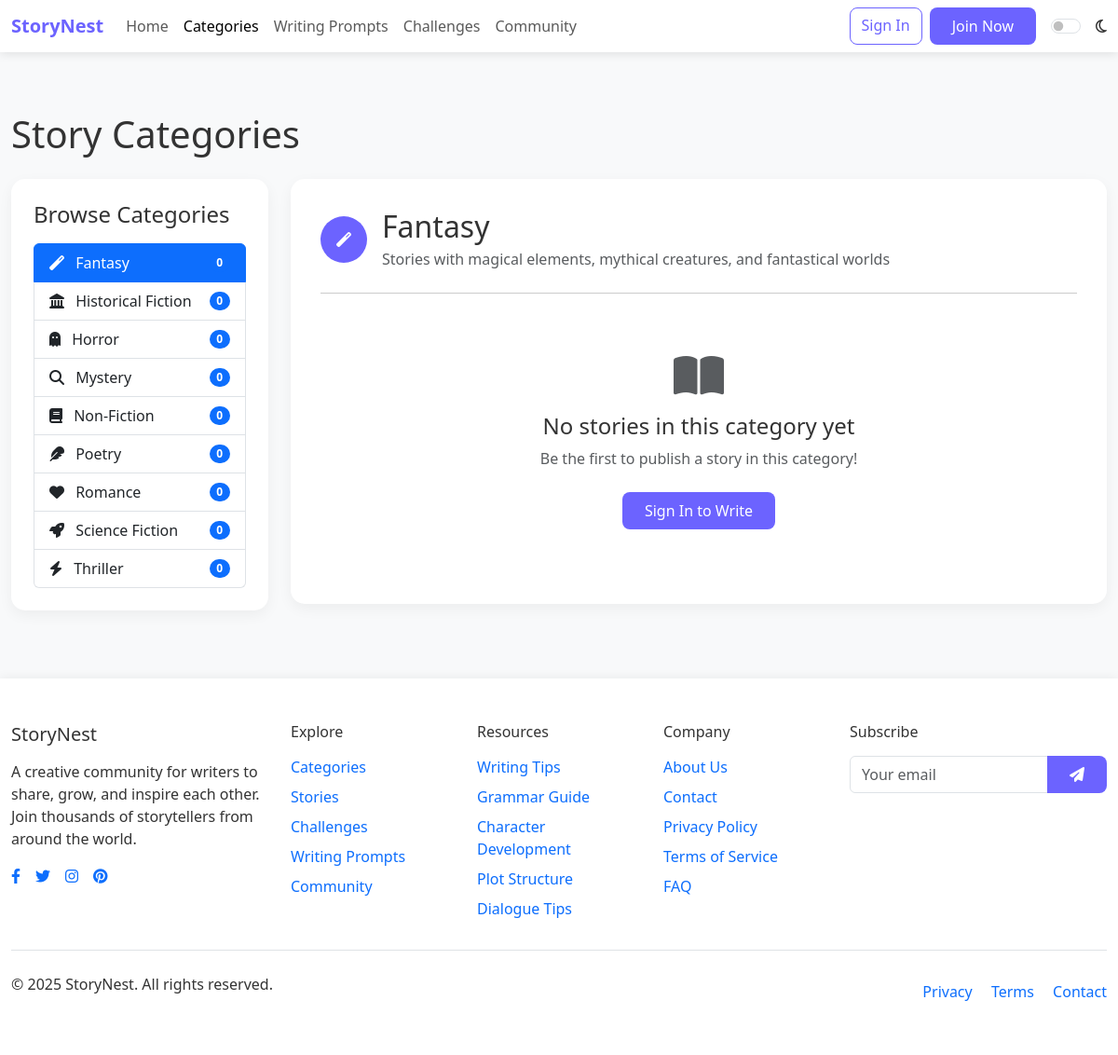
Screenshot of /categories.php?id=1 with the database file from the repository.
### tables this page shows
CREATE TABLE IF NOT EXISTS categories (
    id INT PRIMARY KEY AUTO_INCREMENT,
    name VARCHAR(50) NOT NULL,
    description TEXT,
    icon VARCHAR(50)
);

### config.php (called while the page is built, shortened)
<?php
function isLoggedIn() {
    return isset($_SESSION['user_id']);
}
?>

### categories.php (the view, shortened to what this page needs)
<?php
require_once "config.php";
try {
    $stmt = $conn->prepare("
        SELECT c.*, COUNT(s.id) as story_count
        FROM categories c
        LEFT JOIN stories s ON c.id = s.category_id AND s.status = 'published'
        GROUP BY c.id
        ORDER BY c.name
    ");
    $stmt->execute();
    $categories = $stmt->fetchAll();
} catch(PDOException $e) {
    $categories = [];
}
$selected_category = null;
$category_stories = [];
if (isset($_GET['id']) && !empty($_GET['id'])) {
    $category_id = $_GET['id'];
    try {
        $stmt = $conn->prepare("SELECT * FROM categories WHERE id = :id");
        $stmt->bindParam(':id', $category_id);
        $stmt->execute();
        if ($stmt->rowCount() > 0) {
            $selected_category = $stmt->fetch();
            $stmt = $conn->prepare("
                SELECT s.*, u.username, u.display_name, u.profile_image,
                       (SELECT COUNT(*) FROM likes WHERE story_id = s.id) as likes_count,
                       (SELECT COUNT(*) FROM comments WHERE story_id = s.id) as comments_count
                FROM stories s
                JOIN users u ON s.user_id = u.id
                WHERE s.category_id = :category_id AND s.status = 'published'
                ORDER BY s.created_at DESC
                LIMIT 20
            ");
            $stmt->bindParam(':category_id', $category_id);
            $stmt->execute();
            $category_stories = $stmt->fetchAll();
        }
    } catch(PDOException $e) {
    }
}
include_once "includes/header.php";
?>
<div class="container py-5">
    <h1 class="mb-4">Story Categories</h1>
    <div class="row">
        <div class="col-lg-3">
            <div class="sidebar-container">
                <h4 class="mb-3">Browse Categories</h4>
                <div class="list-group">
                    <?php foreach ($categories as $category): ?>
                        <a href="categories.php?id=<?php echo $category['id']; ?>" class="list-group-item list-group-item-action d-flex justify-content-between align-items-center <?php echo (isset($selected_category) && $selected_category['id'] == $category['id']) ? 'active' : ''; ?>">
                            <div>
                                <i class="fas <?php echo htmlspecialchars($category['icon']); ?> me-2"></i>
                                <?php echo htmlspecialchars($category['name']); ?>
                            </div>
                            <span class="badge bg-primary rounded-pill"><?php echo $category['story_count']; ?></span>
                        </a>
                    <?php endforeach; ?>
                </div>
            </div>
        </div>
        <div class="col-lg-9">
            <?php if ($selected_category): ?>
                <div class="editor-container">
                    <div class="d-flex align-items-center mb-4">
                        <div class="category-icon me-3">
                            <i class="fas <?php echo htmlspecialchars($selected_category['icon']); ?>"></i>
                        </div>
                        <div>
                            <h2 class="mb-1"><?php echo htmlspecialchars($selected_category['name']); ?></h2>
                            <p class="text-muted mb-0"><?php echo htmlspecialchars($selected_category['description']); ?></p>
                        </div>
                    </div>
                    <hr>
                    <?php if (count($category_stories) > 0): ?>
                        <div class="row">
                            <?php foreach ($category_stories as $story): ?>
                                <div class="col-md-6 mb-4">
                                    <div class="card h-100">
                                        <div class="card-body">
                                            <h5 class="card-title"><?php echo htmlspecialchars($story['title']); ?></h5>
                                            <p class="story-meta mb-3">
                                                <span class="me-3"><i class="fas fa-user me-1"></i> <?php echo htmlspecialchars($story['display_name'] ?: $story['username']); ?></span>
                                                <span><i class="fas fa-calendar me-1"></i> <?php echo date('M j, Y', strtotime($story['created_at'])); ?></span>
                                            </p>
                                            <p class="card-text"><?php echo htmlspecialchars(substr(strip_tags($story['excerpt'] ?: $story['content']), 0, 120) . '...'); ?></p>
                                        </div>
                                        <div class="card-footer bg-transparent border-0">
                                            <div class="d-flex justify-content-between align-items-center">
                                                <a href="story.php?id=<?php echo $story['id']; ?>" class="btn btn-sm btn-outline-primary">Read</a>
                                                <div>
                                                    <span class="me-2"><i class="fas fa-heart me-1"></i> <?php echo $story['likes_count']; ?></span>
                                                    <span><i class="fas fa-comment me-1"></i> <?php echo $story['comments_count']; ?></span>
                                                </div>
                                            </div>
                                        </div>
                                    </div>
                                </div>
                            <?php endforeach; ?>
                        </div>
                    <?php else: ?>
                        <div class="text-center py-5">
                            <div class="mb-3">
                                <i class="fas fa-book-open text-muted" style="font-size: 3rem;"></i>
                            </div>
                            <h4>No stories in this category yet</h4>
                            <p class="text-muted">Be the first to publish a story in this category!</p>
                            <?php if (isLoggedIn()): ?>
                                <a href="create-story.php" class="btn btn-primary mt-2">Write a Story</a>
                            <?php else: ?>
                                <a href="login.php" class="btn btn-primary mt-2">Sign In to Write</a>
                            <?php endif; ?>
                        </div>
                    <?php endif; ?>
                </div>
            <?php endif; ?>
        </div>
    </div>
</div>
<?php
include_once "includes/footer.php";
?>

### assets/css/darkmode.css (style rules this page uses)
:root { --primary-color: #6c63ff; --secondary-color: #f9f9fa; --text-color: #333; --light-text: #777; --accent-color: #ff6584; --bg-color: #ffffff; --card-bg: #ffffff; --border-color: #e9ecef; --footer-bg: #f8f9fa; --input-bg: #ffffff; --input-border: #ced4da; }
body, .card, .editor-container, .sidebar-container, .navbar, .dropdown-menu, .form-control, .btn, .nav-tabs, .list-group-item, .footer { transition: background-color 0.3s ease, color 0.3s ease, border-color 0.3s ease; }

### includes/header.php (style rules this page uses)
:root { --primary-color: #6c63ff; --secondary-color: #f9f9f9; --text-color: #333; --light-text: #777; --accent-color: #ff6584; }
body { font-family: 'Segoe UI', Tahoma, Geneva, Verdana, sans-serif; color: var(--text-color); background-color: #f8f9fa; }
.btn-primary { background-color: var(--primary-color); border: none; border-radius: 8px; padding: 0.5rem 1.5rem; }
.container { max-width: 1200px; }
.editor-container { background: white; border-radius: 15px; box-shadow: 0 5px 15px rgba(0,0,0,0.05); padding: 2rem; margin-bottom: 2rem; }
.sidebar-container { background: white; border-radius: 15px; box-shadow: 0 5px 15px rgba(0,0,0,0.05); padding: 1.5rem; height: fit-content; }

### categories.php (style rules this page uses)
.category-icon { background-color: var(--primary-color); color: white; width: 50px; height: 50px; border-radius: 50%; display: flex; align-items: center; justify-content: center; }

### rows the page displays
categories: name "Fantasy", story_count "0", description "Stories with magical elements, mythical creatures, and fantastical worlds"
categories: name "Historical Fiction", story_count "0"
categories: name "Horror", story_count "0"
categories: name "Mystery", story_count "0"
categories: name "Non-Fiction", story_count "0"
categories: name "Poetry", story_count "0"
categories: name "Romance", story_count "0"
categories: name "Science Fiction", story_count "0"
categories: name "Thriller", story_count "0"
